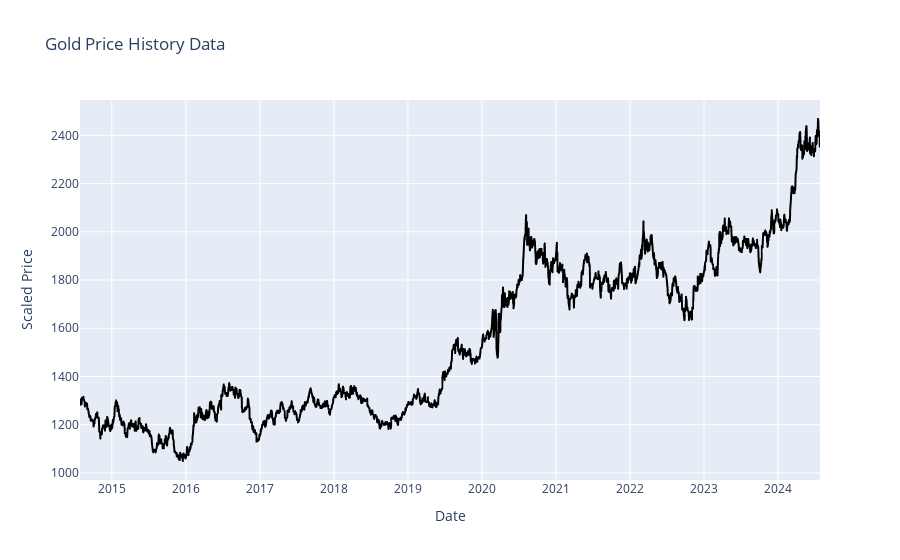

The cell this chart's notebook holds for it:
### Code cell
# Visualize historical gold prices
fig = px.line(df, x='Date', y='Price', title='Gold Price History Data', labels={'Price': 'Scaled Price'})
fig.update_traces(line_color='black')
fig.show()

### Figure 1 — Plotly figure (JSON) as saved in the notebook; plotly's stock layout.template omitted (floating-point values rounded to 4 significant figures; data arrays with more than 128 entries replaced by an {"elided": "..."} marker saying what was removed)
{"data": [{"hovertemplate": "Date=%{x}<br>Scaled Price=%{y}<extra></extra>", "legendgroup": "", "line": {"color": "black", "dash": "solid"}, "marker": {"symbol": "circle"}, "mode": "lines", "name": "", "showlegend": false, "type": "scattergl", "x": {"elided": "2530 str values"}, "xaxis": "x", "y": {"elided": "2530 float values"}, "yaxis": "y"}], "layout": {"legend": {"tracegroupgap": 0}, "title": {"text": "Gold Price History Data"}, "xaxis": {"anchor": "y", "domain": [0, 1], "title": {"text": "Date"}}, "yaxis": {"anchor": "x", "domain": [0, 1], "title": {"text": "Scaled Price"}}}}
